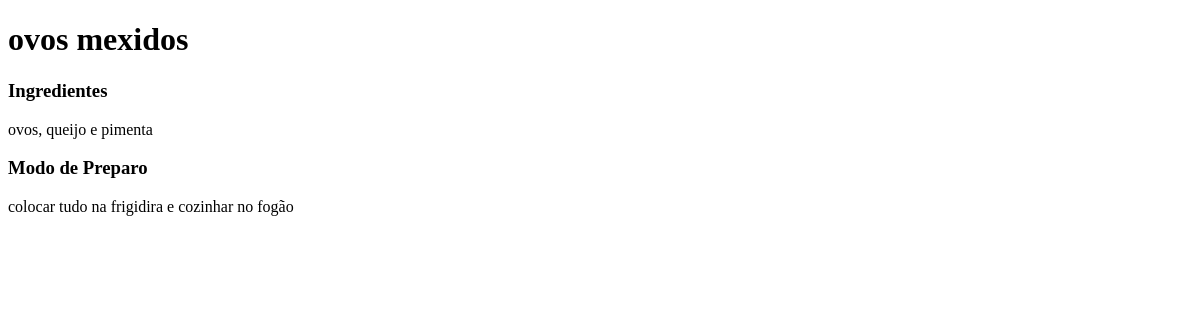
The page /detalhes_receita/2/ on the database as committed earlier.
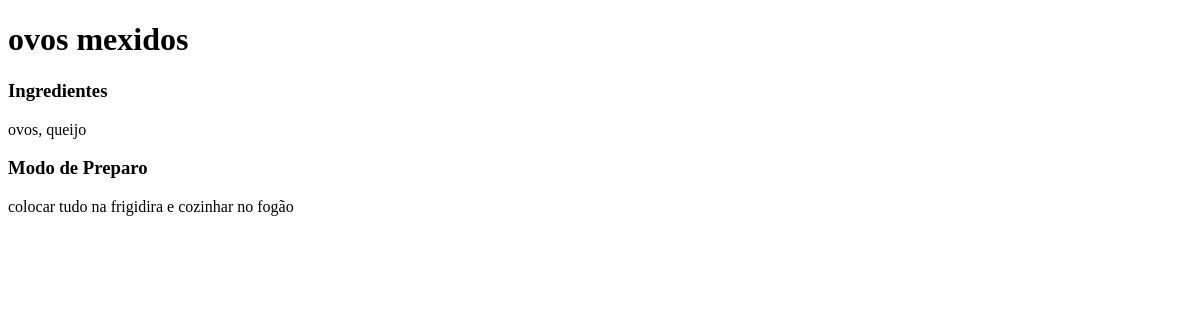
The same page on the database as committed later.
### recipes/models.py (models this page shows, shortened)
class Receita(models.Model): # Cria a classe "Receita"
    titulo = models.CharField(max_length=100) # Título da receita
    ingredientes = models.TextField() # Ingredientes da receita
    modo_preparo = models.TextField() # Modo de preparo da receita
    data_criacao = models.DateTimeField(auto_now_add=True) # Data de criação da receita
    categoria = models.ForeignKey(Categoria, on_delete=models.CASCADE) # Categoria da receita

### recipes/views.py (the view)
# urls.py: path('detalhes_receita/<int:id_receita_>/', views.detalhes_receita, name='detalhes_receita'),
def detalhes_receita(request, id_receita_):
    receita = Receita.objects.get(id=id_receita_)
    context = {'receita': receita}
    return render(request, 'detalhes_receita.html', context)

### recipes/templates/detalhes_receita.html (shortened to what this page needs)
<!DOCTYPE html>
<html lang="en">
<head>
</head>
<body>
    <h1>{{ receita.titulo }}</h1>
    <section>
        <h3>Ingredientes</h3>
        <p>{{ receita.ingredientes }}</p>
    </section>
    <section>
        <h3>Modo de Preparo</h3>
        <p>{{ receita.modo_preparo }}</p>
    </section>
</body>
</html>

Rows that differ between the two databases and show on the page:
changed Receita "ovos mexidos": ingredientes "ovos, queijo e pimenta" → "ovos, queijo"
